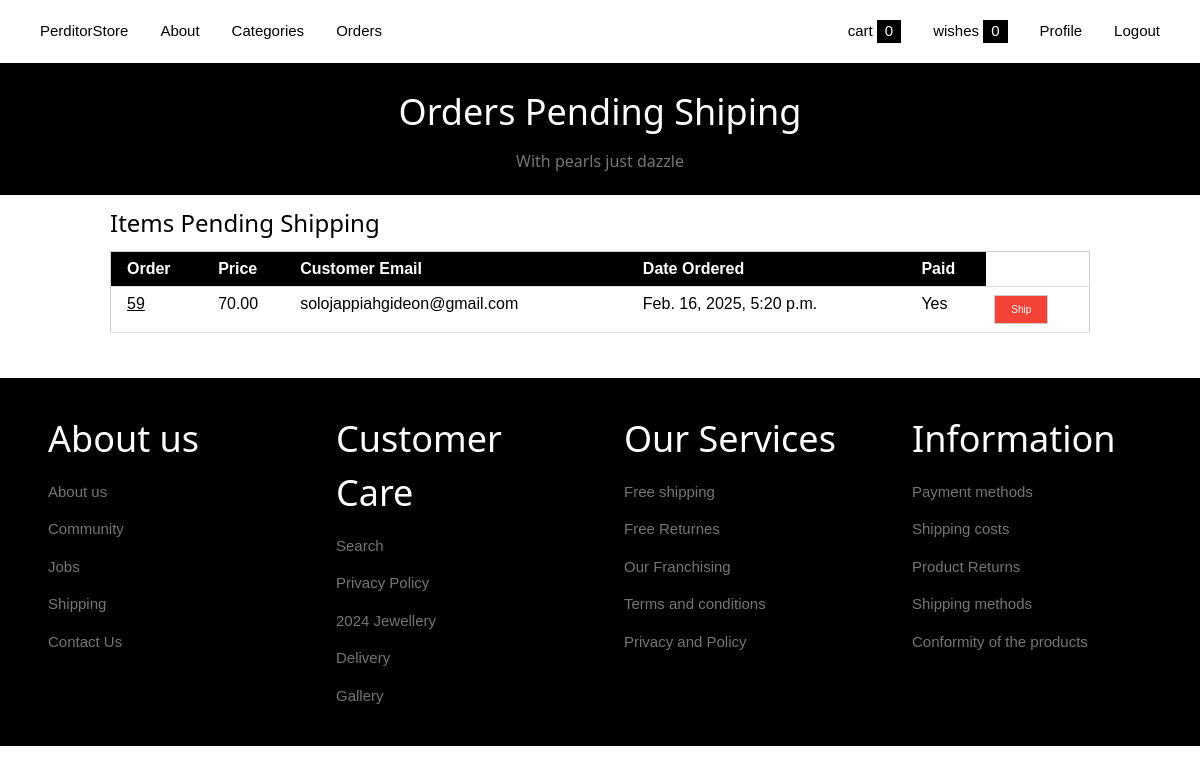
Screenshot of /payment/paid-unshipped-orders (signed in) with the database file from the repository.
### payment/models.py (models this page shows, shortened)
class Order(models.Model):
    user = models.ForeignKey(User , on_delete=models.CASCADE, null=True,blank=True)
    full_name = models.CharField(max_length=100)
    email =  models.EmailField( max_length=254)
    shipping_address =  models.TextField(max_length=15000)
    amount_paid = models.DecimalField(max_digits=7, decimal_places=2)
    date_ordered = models.DateTimeField(auto_now_add=True)
    is_verified = models.BooleanField(default=False)
    shipped = models.BooleanField(default=False)
    date_shipped = models.DateTimeField(blank=True,null=True)

### payment/views.py (the view)
# urls.py: path('paid-unshipped-orders',views.paid_unshipped_orders,name='paid-unshipped-orders')
def paid_unshipped_orders(request):
    if request.user.is_superuser:
        orders = Order.objects.filter(is_verified=True,shipped=False)
        return render(request,'payment/paid_unshipped_oders.html',{'orders':orders})

### cart/cart.py (called while the page is built)
    def __len__(self):
        return len(self.cart)

### cart/context_processors.py (called while the page is built)
def cart(request):
    return {'cart':Cart(request),}

def category(request):
    category = Category.objects.all()
    return {'category':category}

def wishlist(request):
    try:
        wishlist = WishList.objects.get(customer=request.user)
        num_wishlist = wishlist.products.count()
        return {'num_wishlist':num_wishlist}
    except:
        return {}

### templates/payment/paid_unshipped_oders.html (shortened to what this page needs)
{% extends "partials/base.html" %}
{% block content %}
<header class="w3-padding-large w3-center w3-black">
    <h1 class="w3-center w3-text-white">Orders Pending Shiping</h1>
    <h6 class="w3-text-grey">With pearls just dazzle</h6>
</header>
<div class="w3-content">
    <h3>Items Pending Shipping</h3>
    {% if request.user.is_superuser %}
    <table class="w3-table-all w3-bordered w3-striped">
        <thead>
            <tr class="w3-black">
                <th>Order</th>
                <th>Price</th>
                <th>Customer Email</th>
                <th>Date Ordered</th>
                <th>Paid</th>
            </tr>
        </thead>
        <tbody>
            {% for order in orders %}
            <tr>
                <td><a href="{% url 'order-detail' order.pk %}">{{order.pk}}</a></td>
                <td>{{order.amount_paid}}</td>
                <td>{{order.email}}</td>
                <td>{{order.date_ordered}}</td>
                {% if order.is_verified %}
                <td>Yes</td>
                {% else %}
                <td>Pending</td>
                {% endif %}
                <td><a href="{% url 'toggleship' order.pk %}" class="w3-button w3-tiny w3-border w3-red">Ship</a></td>
            </tr>
            {% endfor %}
        </tbody>
    </table>
    {% endif %}
</div>
{% endblock content %}

### static/css/w3.css (style rules this page uses)
html { box-sizing:border-box }
*,*:before,*:after { box-sizing:inherit }
html { -ms-text-size-adjust:100%;-webkit-text-size-adjust:100% }
body { margin:0 }
article,aside,details,figcaption,figure,footer,header,main,menu,nav,section { display:block }
a { background-color:transparent }
html,body { font-family:Verdana,sans-serif;font-size:15px;line-height:1.5 }
html { overflow-x:hidden }
h1 { font-size:36px }
h3 { font-size:24px }
h6 { font-size:16px }
h1,h2,h3,h4,h5,h6 { font-family:"Segoe UI",Arial,sans-serif;font-weight:400;margin:10px 0 }
a { color:inherit }
.w3-table,.w3-table-all { border-collapse:collapse;border-spacing:0;width:100%;display:table }
.w3-table-all { border:1px solid #ccc }
.w3-bordered tr,.w3-table-all tr { border-bottom:1px solid #ddd }
.w3-table-all tr:nth-child(odd) { background-color:#fff }
.w3-table td,.w3-table th,.w3-table-all td,.w3-table-all th { padding:8px 8px;display:table-cell;text-align:left;vertical-align:top }
.w3-table th:first-child,.w3-table td:first-child,.w3-table-all th:first-child,.w3-table-all td:first-child { padding-left:16px }
.w3-btn,.w3-button { border:none;display:inline-block;padding:8px 16px;vertical-align:middle;overflow:hidden;text-decoration:none;color:inherit;background-color:inherit;text-align:center;cursor:pointer;white-space:nowrap }
.w3-btn,.w3-button { -webkit-touch-callout:none;-webkit-user-select:none;-khtml-user-select:none;-moz-user-select:none;-ms-user-select:none;user-select:none }
.w3-content,.w3-auto { margin-left:auto;margin-right:auto }
.w3-content { max-width:980px }
.w3-tiny { font-size:10px!important }
.w3-center { text-align:center!important }
.w3-border { border:1px solid #ccc!important }
.w3-padding-large { padding:12px 24px!important }
.w3-red,.w3-hover-red:hover { color:#fff!important;background-color:#f44336!important }
.w3-black,.w3-hover-black:hover { color:#fff!important;background-color:#000!important }
.w3-text-white,.w3-hover-text-white:hover { color:#fff!important }
.w3-text-grey,.w3-hover-text-grey:hover,.w3-text-gray,.w3-hover-text-gray:hover { color:#757575!important }

### rows the page displays
Order: pk "59", amount_paid "70.00", email "solojappiahgideon@gmail.com", date_ordered "Feb. 16, 2025, 5:20 p.m.", is_verified "Yes"

### other values shown
{{ num_wishlist }} "0"
{{ cart|length }} "0"
